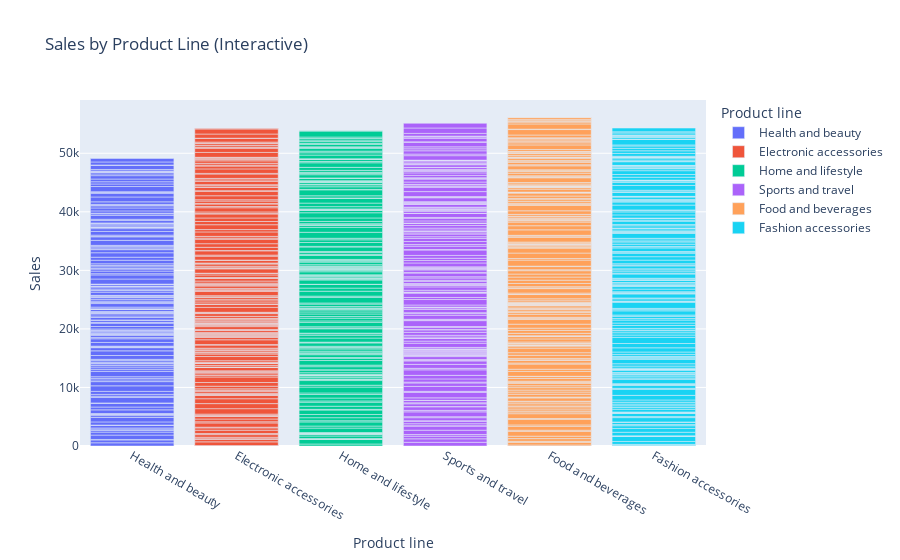

Notebook code cell kept with this figure:
### Markdown cell above
### ***2. Sales chart by product line(interactive):***

### Code cell
fig1 = px.bar(df, x="Product line", y="Sales", color="Product line",
              title="Sales by Product Line (Interactive)")
fig1.show()

### Figure 1 — Plotly figure (JSON) as saved in the notebook; plotly's stock layout.template omitted (floating-point values rounded to 4 significant figures; data arrays with more than 128 entries replaced by an {"elided": "..."} marker saying what was removed)
{"data": [{"hovertemplate": "Product line=%{x}<br>Sales=%{y}<extra></extra>", "legendgroup": "Health and beauty", "marker": {"color": "#636efa", "pattern": {"shape": ""}}, "name": "Health and beauty", "orientation": "v", "showlegend": true, "textposition": "auto", "type": "bar", "x": {"elided": "152 str values"}, "xaxis": "x", "y": {"elided": "152 float values"}, "yaxis": "y"}, {"hovertemplate": "Product line=%{x}<br>Sales=%{y}<extra></extra>", "legendgroup": "Electronic accessories", "marker": {"color": "#EF553B", "pattern": {"shape": ""}}, "name": "Electronic accessories", "orientation": "v", "showlegend": true, "textposition": "auto", "type": "bar", "x": {"elided": "170 str values"}, "xaxis": "x", "y": {"elided": "170 float values"}, "yaxis": "y"}, {"hovertemplate": "Product line=%{x}<br>Sales=%{y}<extra></extra>", "legendgroup": "Home and lifestyle", "marker": {"color": "#00cc96", "pattern": {"shape": ""}}, "name": "Home and lifestyle", "orientation": "v", "showlegend": true, "textposition": "auto", "type": "bar", "x": {"elided": "160 str values"}, "xaxis": "x", "y": {"elided": "160 float values"}, "yaxis": "y"}, {"hovertemplate": "Product line=%{x}<br>Sales=%{y}<extra></extra>", "legendgroup": "Sports and travel", "marker": {"color": "#ab63fa", "pattern": {"shape": ""}}, "name": "Sports and travel", "orientation": "v", "showlegend": true, "textposition": "auto", "type": "bar", "x": {"elided": "166 str values"}, "xaxis": "x", "y": {"elided": "166 float values"}, "yaxis": "y"}, {"hovertemplate": "Product line=%{x}<br>Sales=%{y}<extra></extra>", "legendgroup": "Food and beverages", "marker": {"color": "#FFA15A", "pattern": {"shape": ""}}, "name": "Food and beverages", "orientation": "v", "showlegend": true, "textposition": "auto", "type": "bar", "x": {"elided": "174 str values"}, "xaxis": "x", "y": {"elided": "174 float values"}, "yaxis": "y"}, {"hovertemplate": "Product line=%{x}<br>Sales=%{y}<extra></extra>", "legendgroup": "Fashion accessories", "marker": {"color": "#19d3f3", "pattern": {"shape": ""}}, "name": "Fashion accessories", "orientation": "v", "showlegend": true, "textposition": "auto", "type": "bar", "x": {"elided": "178 str values"}, "xaxis": "x", "y": {"elided": "178 float values"}, "yaxis": "y"}], "layout": {"barmode": "relative", "legend": {"title": {"text": "Product line"}, "tracegroupgap": 0}, "title": {"text": "Sales by Product Line (Interactive)"}, "xaxis": {"anchor": "y", "categoryarray": ["Health and beauty", "Electronic accessories", "Home and lifestyle", "Sports and travel", "Food and beverages", "Fashion accessories"], "categoryorder": "array", "domain": [0, 1], "title": {"text": "Product line"}}, "yaxis": {"anchor": "x", "domain": [0, 1], "title": {"text": "Sales"}}}}
